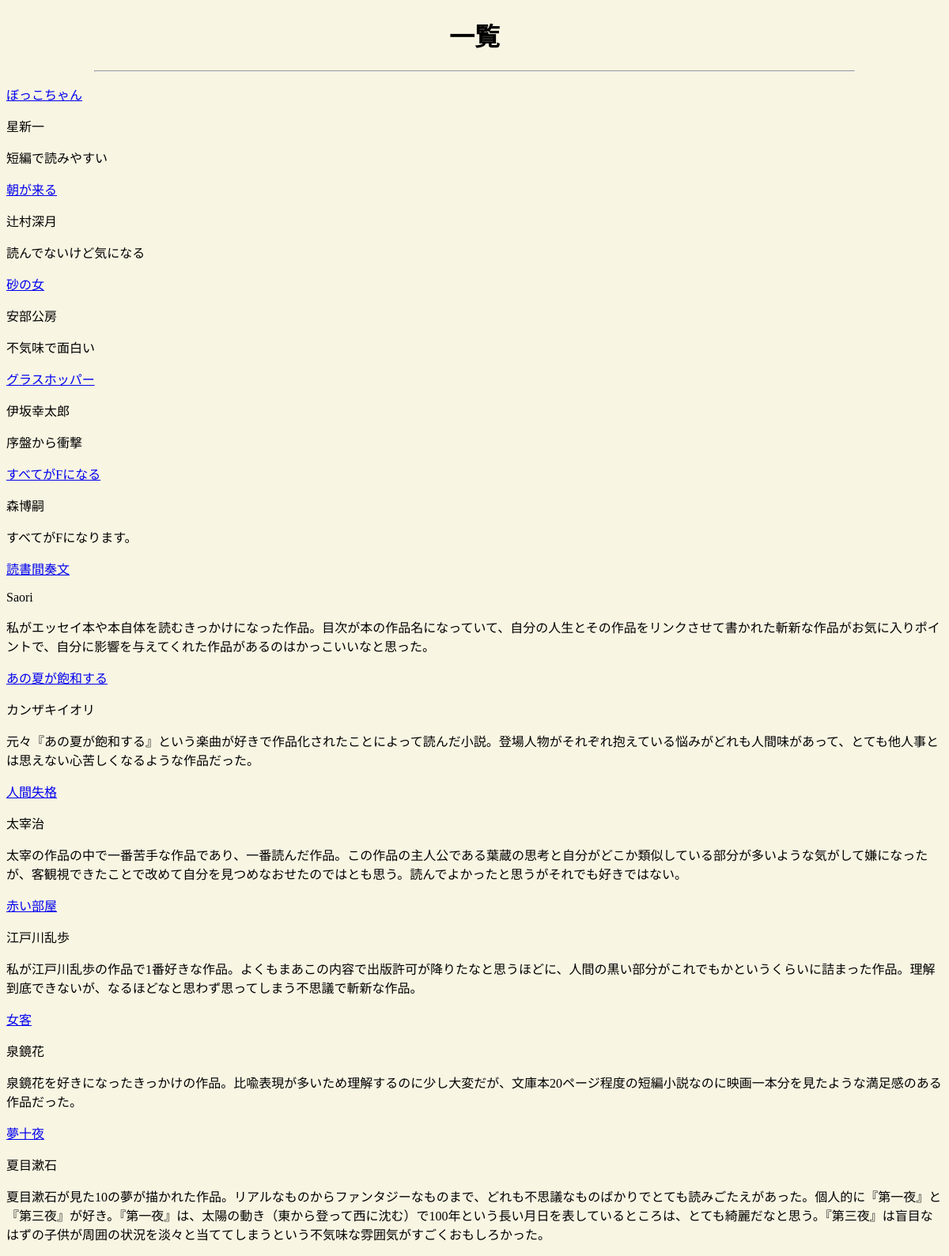
Screenshot of /all.php with the database file from the repository.
### tables this page shows
CREATE TABLE `list` (
  `list_id` int(11) NOT NULL,
  `title` varchar(50) NOT NULL,
  `writer` varchar(50) NOT NULL,
  `impression` varchar(1000) NOT NULL
);

### all.php (the view)
<?php require 'header.php' ?>
<body>
<h1>一覧</h1>
<hr>
<?php
$pdo=new PDO('mysql:host=localhost;dbname=xslive230801_chidori;charset-utf8','xslive230801_chi','livebusiness');
foreach($pdo->query('SELECT*FROM list') as $row){
    echo '<p><a href="#">'.$row['title'].'</a></p>';
    echo '<p>'.$row['writer'].'</p>';
    echo '<p>'.$row['impression'].'</p>';
}
?>
</body>
<?php require 'footer.php' ?>

### header.php (shortened to what this page needs)
<!DOCTYPE html>
<html lang="ja">
<head>
    <link rel="stylesheet" href="style.css">
</head>

### footer.php
</html>

### style.css (style rules this page uses)
body { background-color: #f8f5e3; }
h1 { text-align: center; }
hr { width: 960px; }

### rows the page displays
list: title "ぼっこちゃん", writer "星新一", impression "短編で読みやすい"
list: title "朝が来る", writer "辻村深月", impression "読んでないけど気になる"
list: title "砂の女", writer "安部公房", impression "不気味で面白い"
list: title "グラスホッパー", writer "伊坂幸太郎", impression "序盤から衝撃"
list: title "すべてがFになる", writer "森博嗣", impression "すべてがFになります。"
list: title "読書間奏文", writer "Saori", impression "私がエッセイ本や本自体を読むきっかけになった作品。目次が本の作品名になっていて、自分の人生とその作品をリンクさせて書かれた斬新な作品がお気に入りポイントで、自分に影響を与えてくれた作品があるのはかっこいいなと思った。"
list: title "あの夏が飽和する", writer "カンザキイオリ", impression "元々『あの夏が飽和する』という楽曲が好きで作品化されたことによって読んだ小説。登場人物がそれぞれ抱えている悩みがどれも人間味があって、とても他人事とは思えない心苦しくなるような作品だった。"
list: title "人間失格", writer "太宰治", impression "太宰の作品の中で一番苦手な作品であり、一番読んだ作品。この作品の主人公である葉蔵の思考と自分がどこか類似している部分が多いような気がして嫌になったが、客観視できたことで改めて自分を見つめなおせたのではとも思う。読んでよかったと思うがそれでも好きではない。"
list: title "赤い部屋", writer "江戸川乱歩", impression "私が江戸川乱歩の作品で1番好きな作品。よくもまあこの内容で出版許可が降りたなと思うほどに、人間の黒い部分がこれでもかというくらいに詰まった作品。理解到底できないが、なるほどなと思わず思ってしまう不思議で斬新な作品。"
list: title "女客", writer "泉鏡花", impression "泉鏡花を好きになったきっかけの作品。比喩表現が多いため理解するのに少し大変だが、文庫本20ページ程度の短編小説なのに映画一本分を見たような満足感のある作品だった。"
list: title "夢十夜", writer "夏目漱石", impression "夏目漱石が見た10の夢が描かれた作品。リアルなものからファンタジーなものまで、どれも不思議なものばかりでとても読みごたえがあった。個人的に『第一夜』と『第三夜』が好き。『第一夜』は、太陽の動き（東から登って西に沈む）で100年という長い月日を表しているところは、とても綺麗だなと思う。『第三夜』は盲目なはずの子供が周囲の状況を淡々と当ててしまうという不気味な雰囲気がすごくおもしろかった。"
